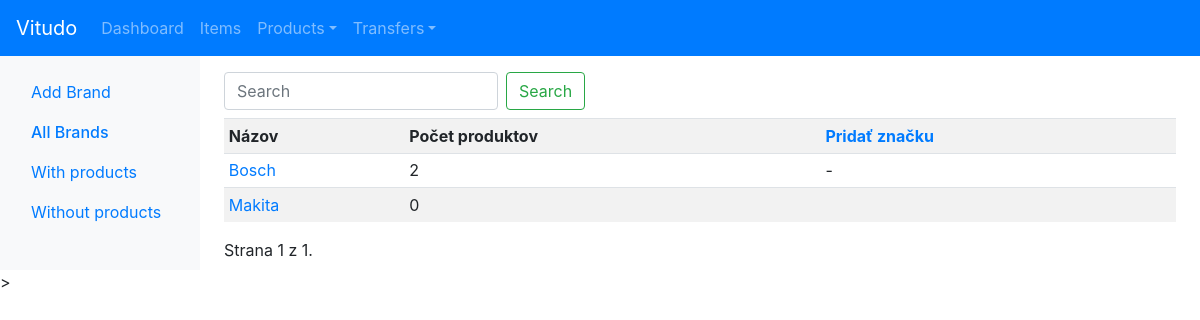
Page /products/brands/ (signed in) on the committed database.
### products/models.py (models this page shows, shortened)
class Brand(models.Model):
	name = models.CharField(max_length=100)
	user = models.ForeignKey(User, on_delete=models.SET_NULL, null=True, blank=True)
	objects = BrandManager()

### products/views.py (the view)
# urls.py: path('brands/', views.brands, name='brands'),
def brands(request):
	brands = Brand.objects.this_user(request.user).has_products(request.GET.get('hasproducts'))
	form = SearchForm(request.GET or None)
	if request.GET: brands = brands.search(request.GET.get('search'))
	brands = pagination(request.GET.get('pg'), brands)
	context = {
		'brands': brands,
		'form': form,
	}
	return render(request, 'products/brands/list/index.html', context)

### vitudo/forms.py
class SearchForm(forms.Form):
	search = forms.CharField(widget = forms.TextInput(attrs={'class':'form-control mr-sm-2', 'placeholder':'Search'}), required=False, label='')

### accounts/lockdown.py (called while the page is built, shortened)
    def __call__(self, request):
        response = self.get_response(request)
        return response

    def process_view(self, request, view_func, view_args, view_kwargs):
        if request.user.is_authenticated:
            return None

### products/managers.py (called while the page is built)
	def this_user(self, user):
		return self.filter(user=user)

	def has_products(self, has_products):
		if has_products == 'True':
			return self.annotate(product_count=Count('product')).filter(product_count__gt=0)
		elif has_products == 'False':
			return self.annotate(product_count=Count('product')).filter(product_count=0)
		else:
			return self

	def get_query_set(self):
		return BrandQuerySet(self.model)

	def __getattr__(self, attr, *args):
		if attr.startswith("_"):
			raise AttributeError
		return getattr(self.get_query_set(), attr, *args)

### vitudo/utils.py (called while the page is built)
def pagination(page, qs):
	p = Paginator(qs, 10)
	qs = p.get_page(page if page else 1)
	return qs

### products/templates/products/brands/list/index.html
{% extends 'products/brands/list/base.html' %}
{% block content %}
    {% include 'tables/brand_table.html' %}>
{% endblock content %}

### templates/tables/brand_table.html (shortened to what this page needs)
<main role="main" class="col-md-9 ml-sm-auto col-lg-10 px-md-4">
<div class="pt-3 pb-2">
<div class="mb-2">
  <form class="form-inline" action="{{ request.path }}" method="get">
    {{ form }}
    <button class="btn btn-outline-success my-2 my-sm-0" type="submit">Search</button>
  </form>
</div>
<div class="table-responsive">
    <table class="table table-striped table-sm">
    {% if brands %}
        <tr>
            <th>Názov</th>
            <th class="w-20">Počet produktov</th>
            <th class="list_heading w-20"><a href="{% url 'products:brand_add' %}">Pridať značku</a></th>
        </tr>
        {% for brand in brands %}
        <tr>
            <td><a href="{% url 'products:brand_detail' brand.id %}">{{ brand.name }}</a></td>
            <td>{{ brand.product_set.count }}</td>
            {% if brand.product_set.count %}
                <td>-</td>
            {% else %}
                <td class="list"><a href=""></a></td>
            {% endif %}
        </tr>
        {% endfor %}
    {% else %}
        <tr>
            <td><a href="{% url 'products:brand_add' %}">Je to tu prázdne. Klikni sem a vytvor značku.</a></td>
        </tr>
    {% endif %}
    </table>
</div>
    <div class="pagination">
        <span class="step-links">
            <span class="current">
                Strana {{ brands.number }} z {{ brands.paginator.num_pages }}.
            </span>
        </span>
    </div>
</div>
</main>

### rows in the picture
Brand: name "Bosch", product_set.count "2"
Brand: name "Makita", product_set.count "0"

### other values in the picture
{{ brands.number }} "1"
{{ brands.paginator.num_pages }} "1"
